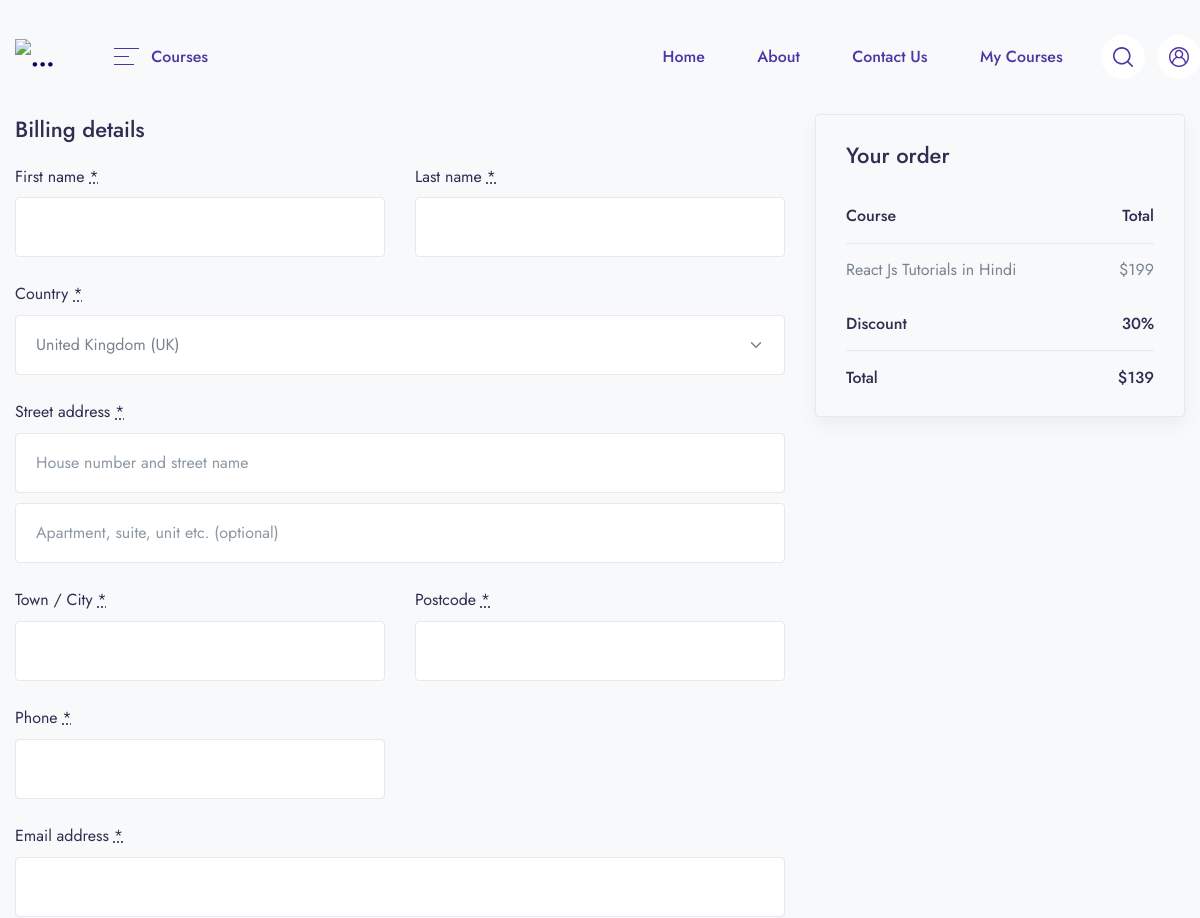
/checkout/react-js-tutorials-in-hindi (upper part), run on an earlier commit of the app's database.
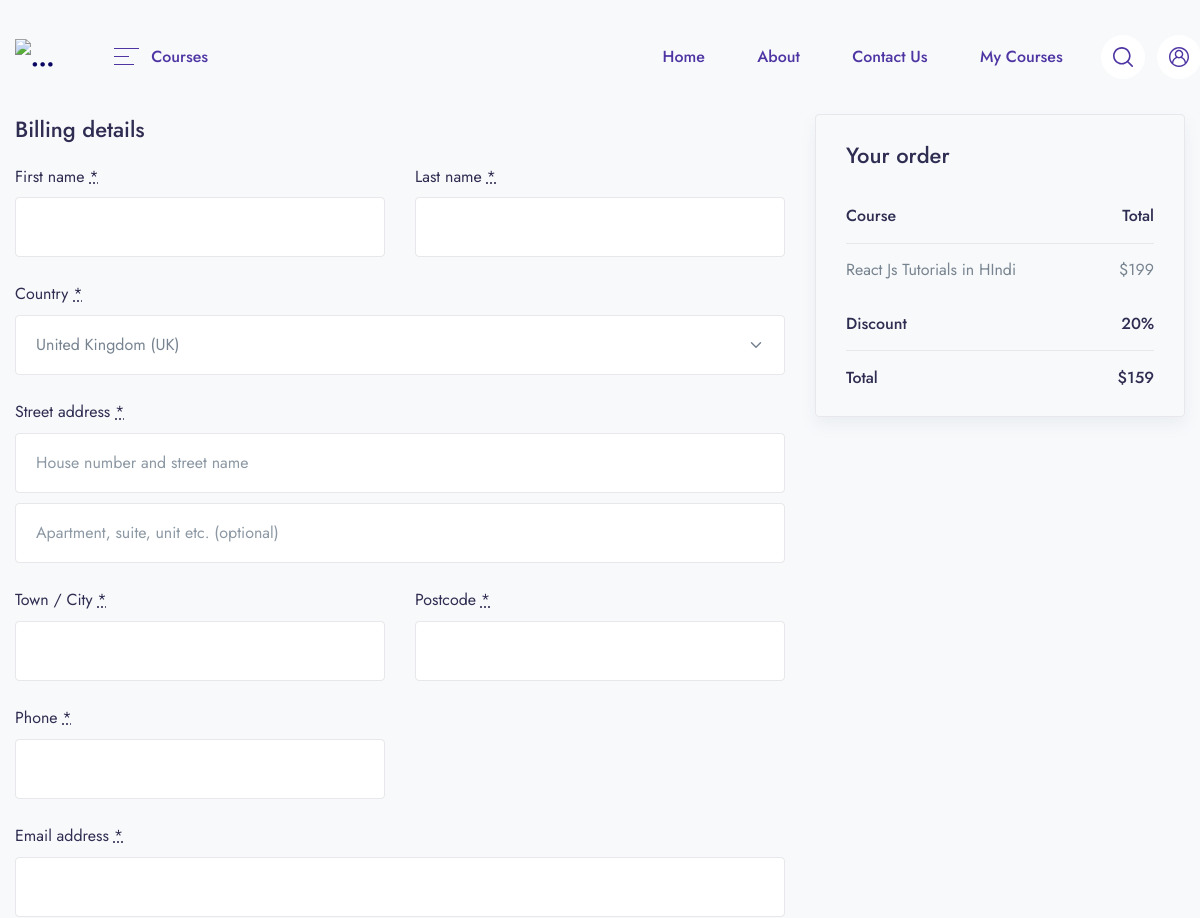
And on a later commit of the database.
### main/models.py (models this page shows, shortened)
class Course(models.Model):
    STATUS = (
        ('PUBLISH', 'PUBLISH'),
        ('DRAFT', 'DRAFT'),
    )
    featured_image = models.ImageField(upload_to="Media/featured_img", null=True)
    featured_video = models.CharField(max_length=300, null=True)
    title = models.CharField(max_length=500)
    created_at = models.DateField(auto_now_add=True)
    author = models.ForeignKey(Author, on_delete=models.CASCADE, null=True)
    category = models.ForeignKey(Category, on_delete=models.CASCADE)
    level = models.ForeignKey(Level, on_delete=models.CASCADE, null=True)
    description = models.TextField()
    price = models.IntegerField(null=True, default=0)
    discount = models.IntegerField(null=True)
    language = models.ForeignKey(Language, on_delete=models.CASCADE, null=True)
    Deadline = models.CharField(max_length=100, null=True)
    slug = models.SlugField(default='',max_length=500, null=True, blank=True)
    status = models.CharField(choices=STATUS, max_length=100, null=True)
    Certificate = models.CharField(null=True, max_length=100)

### main/views.py (the view, shortened to what this page needs)
# urls.py: path('checkout/<slug:slug>', views.checkout, name = 'checkout'),
def checkout(request, slug):
    course = get_object_or_404(Course, slug=slug)
    context = {
        'course' : course,
    }
    return render(request, 'checkout/checkout.html', context )

### main/context_processors.py (called while the page is built)
def course_categories(request):
    categories = Category.objects.all()
    courses = Course.objects.all()
    return {'categories': categories, 'courses': courses}

### main/templatetags/course_tags.py (called while the page is built)
@register.simple_tag
def discount_calculation(price, discount):
    if discount is None or discount is 0:
        return price
    sellprice = price
    sellprice = price - (price * discount/100)
    return math.floor(sellprice)

### templates/checkout/checkout.html (shortened to what this page needs)
{% extends 'base.html' %}
{% load course_tags %}
{% block content %}
    <div class="container pb-6 pb-xl-10">
        <form name="checkout" method="post" class="checkout woocommerce-checkout" action="?action=create_payment" novalidate="">
            <div class="col2-set" id="customer_details">
                <div class="col-1">
                    <div class="woocommerce-billing-fields">
                        <h3>Billing details</h3>
                        <div class="woocommerce-billing-fields__field-wrapper">
                            <p class="form-row form-row-first validate-required woocommerce-invalid woocommerce-invalid-required-field" id="billing_first_name_field" data-priority="10">
                                <label for="billing_first_name" class="">First name <abbr class="required" title="required">*</abbr></label>
                                <input type="text" class="input-text " name="first_name" id="billing_first_name" placeholder="" value="{{user.first_name}}" autocomplete="given-name" autofocus="autofocus">
                            </p>
                            <p class="form-row form-row-last validate-required" id="billing_last_name_field" data-priority="20">
                                <label for="billing_last_name" class="">Last name <abbr class="required" title="required">*</abbr></label>
                                <input type="text" class="input-text " name="last_name" id="billing_last_name" placeholder="" value="{{user.last_name}}" autocomplete="family-name">
                            </p>
                            <p class="form-row form-row-wide address-field update_totals_on_change validate-required woocommerce-validated" id="billing_country_field" data-priority="40">
                                <label for="billing_country" class="">Country <abbr class="required" title="required">*</abbr></label>
                                <select name="country" id="billing_country" class="country_to_state country_select  select2-hidden-accessible" autocomplete="country" tabindex="-1" aria-hidden="true">
                                    <option value="GB" selected="selected">United Kingdom (UK)</option>
                                </select>
                            </p>
                            <p class="form-row form-row-wide address-field validate-required" id="billing_address_1_field" data-priority="50">
                                <label for="billing_address_1" class="">Street address <abbr class="required" title="required">*</abbr></label>
                                <input type="text" class="input-text " name="address_1" id="billing_address_1" placeholder="House number and street name" value="" autocomplete="address-line1">
                            </p>
                            <p class="form-row form-row-wide address-field" id="billing_address_2_field" data-priority="60">
                                <input type="text" class="input-text " name="address_2" id="billing_address_2" placeholder="Apartment, suite, unit etc. (optional)" value="" autocomplete="address-line2">
                            </p>
                            <p class="form-row form-row-wide address-field validate-required" id="billing_city_field" data-priority="70" data-o_class="form-row form-row-wide address-field validate-required">
                                <label for="billing_city" class="">Town / City <abbr class="required" title="required">*</abbr></label>
                                <input type="text" class="input-text " name="city" id="billing_city" placeholder="" value="" autocomplete="address-level2">
                            </p>
                            <p class="form-row form-row-wide address-field validate-postcode validate-required" id="billing_postcode_field" data-priority="90" data-o_class="form-row form-row-wide address-field validate-required validate-postcode">
                                <label for="billing_postcode" class="">Postcode <abbr class="required" title="required">*</abbr></label>
                                <input type="text" class="input-text " name="postcode" id="billing_postcode" placeholder="" value="" autocomplete="postal-code">
                            </p>
                            <p class="form-row form-row-first validate-required validate-phone" id="billing_phone_field" data-priority="100">
                                <label for="billing_phone" class="">Phone <abbr class="required" title="required">*</abbr></label>
                                <input type="tel" class="input-text " name="phone" id="billing_phone" placeholder="" value="" autocomplete="tel">
                            </p>
                            <p class="form-row form-row-last validate-required validate-email" id="billing_email_field" data-priority="110">
                                <label for="billing_email" class="">Email address <abbr class="required" title="required">*</abbr></label>
                                <input type="email" class="input-text " name="email" id="billing_email" placeholder="" value="{{user.email}}" autocomplete="email">
                            </p>
                        </div>
                    </div>
                </div>
            </div>
            <div id="order_review" class="woocommerce-checkout-review-order">
                <div class="woocommerce-checkout-review-order-inner">
                    <h3 id="order_review_heading">Your order</h3>
                    <table class="shop_table woocommerce-checkout-review-order-table">
                        <thead>
                            <tr>
                                <th class="product-name">Course</th>
                                <th class="product-total">Total</th>
                            </tr>
                        </thead>
                        <tbody>
                            <tr class="cart_item">
                                <td class="product-name">
                                    {{course.title}}
                                </td>
                                <td class="product-total">
                                    <span class="woocommerce-Price-amount amount">
                                        <span class="woocommerce-Price-currencySymbol">$</span>
                                        {{course.price}}
                                    </span>
                                </td>
                            </tr>
                        </tbody>
                        <tfoot>
                            <tr class="cart-subtotal">
                                <th>Discount</th>
                                <td><span class="woocommerce-Price-amount amount">{{course.discount}}%</span></td>
                            </tr>
                            <tr class="order-total">
                                <th>Total</th>
                                <td><strong><span class="woocommerce-Price-amount amount"><span class="woocommerce-Price-currencySymbol">$</span>{% discount_calculation course.price course.discount %}</span></strong> </td>
                            </tr>
                        </tfoot>
                    </table>
                </div>
            </div>
        </form>
    </div>
{% endblock  %}

### templates/base.html (shortened to what this page needs)
{% load static %}
<!DOCTYPE html>
<html lang="en">
    <link rel="stylesheet" href="https://cdnjs.cloudflare.com/ajax/libs/font-awesome/6.5.1/css/all.min.css">
    <link rel="stylesheet" href="{% static 'assets/fonts/fontawesome/fontawesome.css' %}" />
    <link
      rel="stylesheet"
      href="{% static 'assets/libs/%40fancyapps/fancybox/dist/jquery.fancybox.min.css' %}"
    />
    <link rel="stylesheet" href="{% static 'assets/libs/aos/dist/aos.css' %}" />
    <link
      rel="stylesheet"
      href="{% static 'assets/libs/choices.js/public/assets/styles/choices.min.css' %}"
    />
    <link rel="stylesheet" href="{% static 'assets/libs/flickity-fade/flickity-fade.css' %}" />
    <link rel="stylesheet" href="{% static 'assets/libs/flickity/dist/flickity.min.css' %}" />
    <link rel="stylesheet" href="{% static 'assets/libs/highlightjs/styles/vs2015.css' %}" />
    <link rel="stylesheet" href="{% static 'assets/libs/jarallax/dist/jarallax.css' %}" />
    <link rel="stylesheet" href="{% static 'assets/libs/quill/dist/quill.core.css' %}" />
    <link href="https://api.mapbox.com/mapbox-gl-js/v2.16.1/mapbox-gl.css" rel="stylesheet" />
    <link rel="stylesheet" href="{% static 'assets/css/theme.min.css' %}" />
  </head>
  <body>
{% block header %}
{% include 'components/header.html' %}
{% endblock header %}
    {% block content %}
    {% endblock %}
  </body>
</html>

### templates/components/header.html (shortened to what this page needs)
{% load static %}
<header class="navbar navbar-expand-xl navbar-light">
  <div class="container">
    <a class="navbar-brand" href="index.html">
      <img
        src="{% static 'assets/img/Mind Craft.png' %}"
        class="navbar-brand-img"
        alt="..."
      />
    </a>
    <ul class="navbar-nav navbar-vertical ms-xl-4 d-none d-xl-flex">
      <li class="nav-item dropdown">
        <a
          class="nav-link pb-4 mb-n4 px-0 pt-0"
          id="navbarVerticalMenu"
          data-bs-toggle="dropdown"
          href="#"
          aria-haspopup="true"
          aria-expanded="false"
        >
          <div class="py-3 px-5 d-flex align-items-center">
            <div class="me-3 ms-1 text-gigas d-flex">
              <svg
                width="25"
                height="17"
                viewBox="0 0 25 17"
                xmlns="../../../external.html?link=http://www.w3.org/2000/svg"
              >
                <rect width="25" height="1" fill="currentColor" />
                <rect y="8" width="15" height="1" fill="currentColor" />
                <rect y="16" width="20" height="1" fill="currentColor" />
              </svg>
            </div>
            <span class="text-gigas fw-medium me-1">Courses</span>
          </div>
        </a>
      </li>
    </ul>
    <div class="collapse navbar-collapse z-index-lg" id="navbarCollapse">
      <ul class="navbar-nav ms-auto">
        <li class="nav-item">
          <a class="nav-link text-gigas" href="{% url 'home' %}">
            <span>Home</span>
          </a>
        </li>
        <li class="nav-item">
          <a class="nav-link text-gigas" href="{% url 'about_us' %}">About</a>
        </li>
        <li class="nav-item">
          <a class="nav-link text-gigas" href="{% url 'contact_us' %}"
            >Contact Us</a
          >
        </li>
        <li class="nav-item">
          <a class="nav-link text-gigas" href="{% url 'my_courses' %}">My Courses</a>
        </li>
      </ul>
      <ul class="navbar-nav flex-row ms-n4 ms-sm-auto ms-xl-0 me-n2 me-md-n4">
        <li
          class="nav-item border-0 px-1 px-md-3 d-none d-370-block d-xl-block"
        >
          <a
            class="nav-link d-flex p-3 bg-white-all rounded-circle search-mobile text-gigas icon-xs"
            data-bs-toggle="collapse"
            href="#collapseSearchMobile"
            role="button"
            aria-expanded="false"
            aria-controls="collapseSearchMobile"
          >
          </a>
        </li>
        {% if user.is_authenticated %}
        <li class="nav-item dropdown">
          <a
            class="nav-link dropdown-toggle d-flex p-3 bg-white-all rounded-circle search-mobile text-gigas icon-xs"
            href="#"
            id="userDropdown"
            role="button"
            data-bs-toggle="dropdown"
            aria-expanded="false"
          >
            <span>Welcome {{ user.username }}</span>
          </a>
          <ul class="dropdown-menu" aria-labelledby="userDropdown">
            <li>
              <a class="dropdown-item" href="{% url 'update_profile' %}"
                >Profile</a
              >
            </li>
            <li>
              <a class="dropdown-item" href="{% url 'enrolled_courses' %}"
                >Enrolled Courses</a
              >
            </li>
            <li>
              <form
                action="{% url 'logout' %}"
                method="POST"
                style="display: inline"
              >
                {% csrf_token %}
                <button
                  type="submit"
                  style="
                    background: none;
                    border: none;
                    color: inherit;
                    cursor: pointer;
                  "
                >
                  Logout
                </button>
              </form>
            </li>
          </ul>
        </li>
        {% else %}
        <li class="nav-item">
          <a
            href="{% url 'login' %}"
            class="nav-link d-flex p-3 bg-white-all rounded-circle text-gigas icon-xs"
          >
          </a>
        </li>
        {% endif %}
      </ul>
    </div>
  </div>
</header>

### templates/components/footer.html (shortened to what this page needs)
{% load static %}

What changed in the data, as far as the page shows it:
removed Course: title "React Js Tutorials in Hindi", price "199", discount "30", price+discount "139"
added Course: title "React Js Tutorials in HIndi", price "199", discount "20", price+discount "159"
